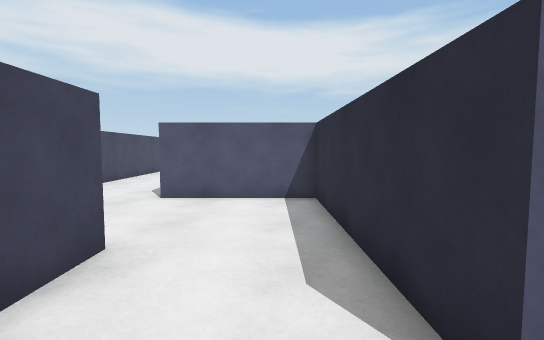
[1] (above)

20 first-person views from a walk through a scene from a Unity 3-D project. The camera is 1.3 m above the floor, tilts 4° down and sees 85° across. The floor is counted in squares, 1 m on a side. Each view is taken from the middle of a square. On the plan, view 1 faces up. The plan holds only what a view shows up to about 14 squares ahead; the rest is blank. The place goes on beyond the plan.

[2]
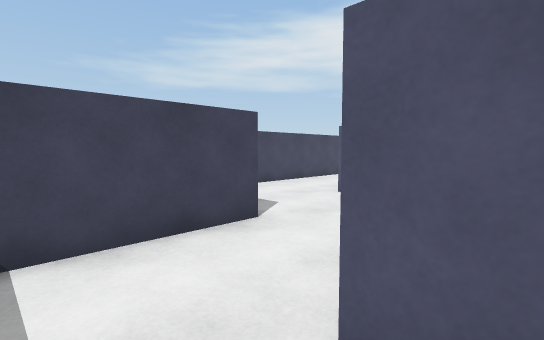

[3]
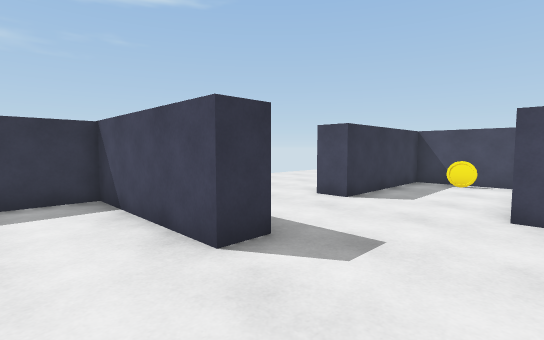

[4]
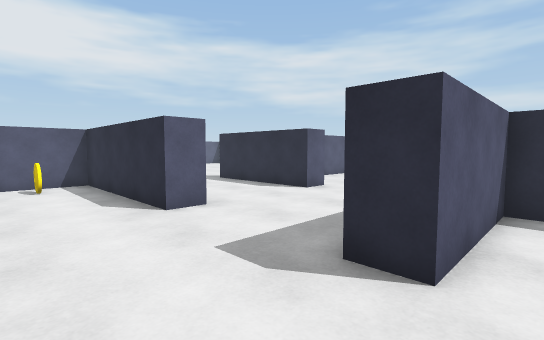

[5]
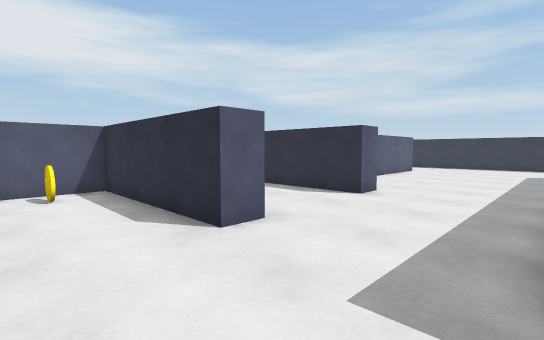

[6]
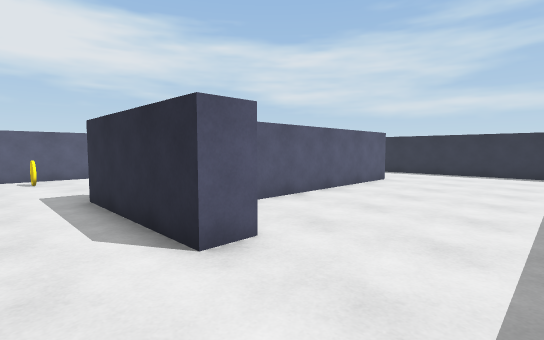

[7]
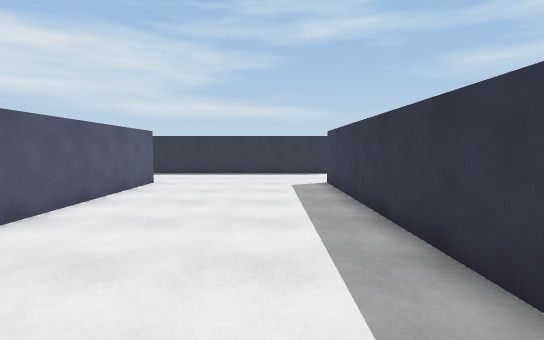

[8]
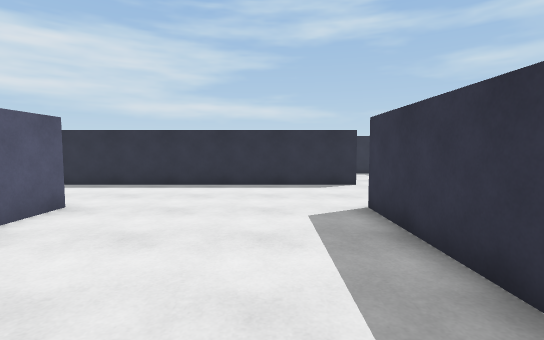

[9]
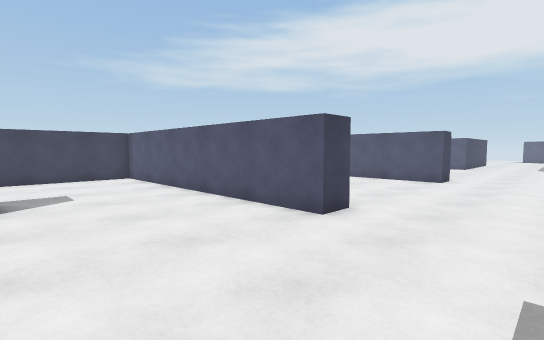

[10]
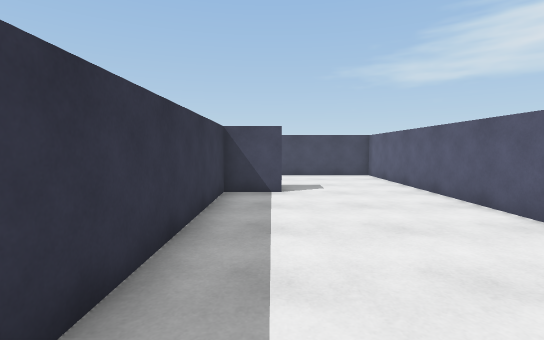

[11]
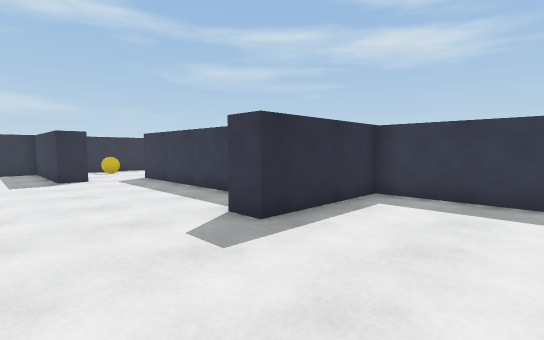

[12]
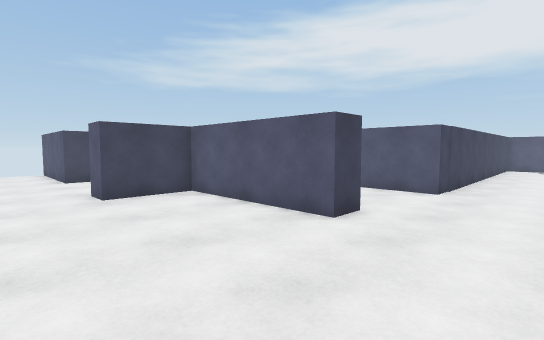

[13]
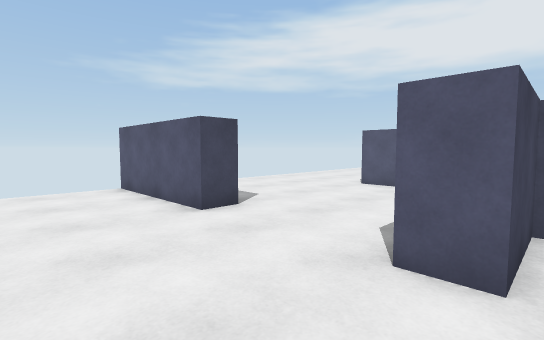

[14]
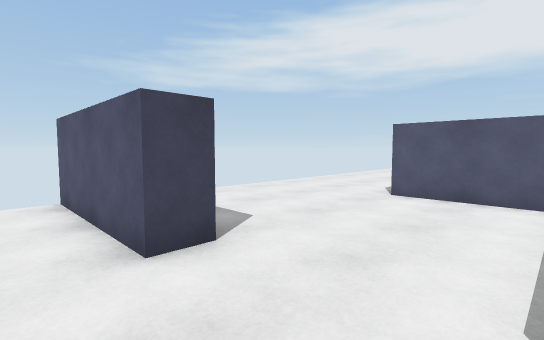

[15]
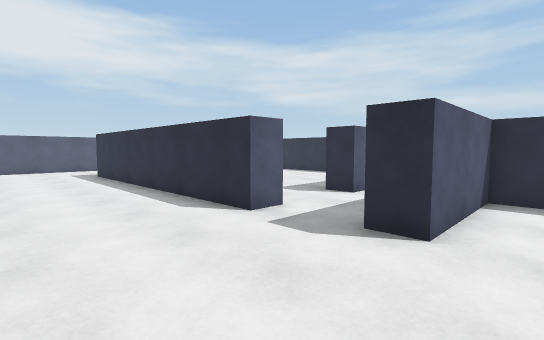

[16]
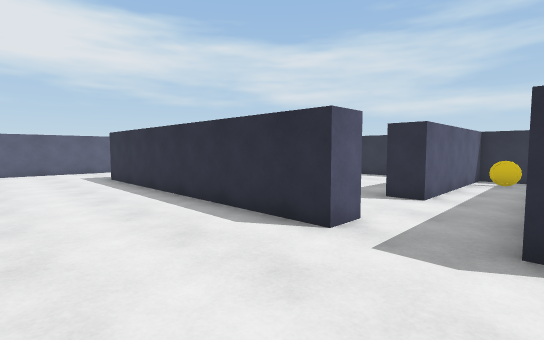

[17]
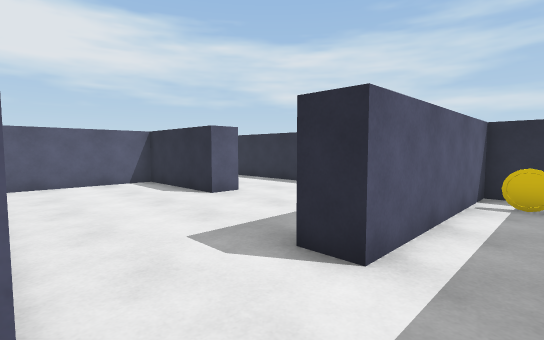

[18]
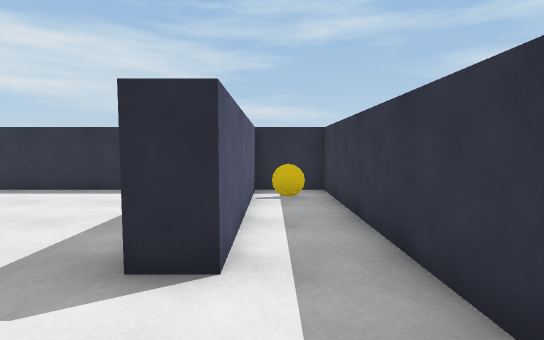

[19]
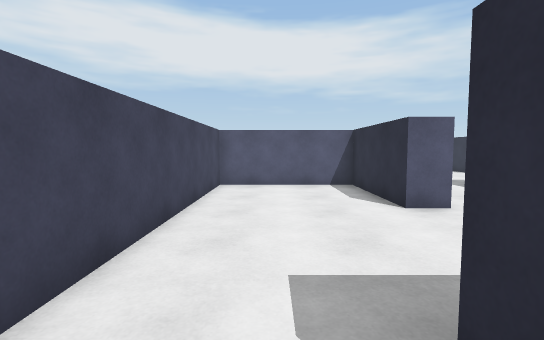

[20]
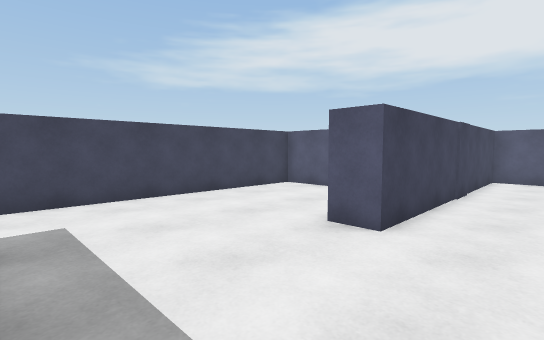

### Floor plan
Points are (right, up) in squares from view 1. A wall is a line through its corners. A room is listed if a view was taken in it or the views show most of it. See-through windows are left out.
Room 1 (view 1)
walls: (-2.2, 1.6) (-2.2, -1.3) (-0.2, -1.3)
ways out: opening at (-0.5, 2.5) to room 2; opening at (1.5, 0.5) to room 2
Room 2 (views 2, 3, 4, 5, 6, 7, 8, 9, 10, 11, 12, 13, 14, 15, 16, 17, 18, 19, 20)
walls: (-2.1, 13) (-3.2, 13) (-3.2, 19.2) (-5.6, 19.2); (-6.5, 14.4) (-6.5, 6.3) (-9.1, 6.3); (-7.5, 13.8) (-7.5, 18.5); (-3.2, 3.8) (-2.2, 3.8) (-2.2, 1.6); (3.2, 8.8) (12.6, 8.8) (12.6, 7.8) (2.2, 7.8) (2.2, 3.5); (3, 13.3) (2, 13.3) (2, 18.4); (-11, 15.6) (-12.1, 15.6); (-12.3, 5.9) (-12.3, 2.8) (-7.1, 2.8) (-7.1, 1.8) (-12.3, 1.8) (-12.3, -0.8) (-13.4, -0.8); (-12, 15.4) (-12, 19.8) (-16.9, 19.8) (-16.9, 11); (-13.3, 5.2) (-13.3, 6.3) (-17.5, 6.3) (-17.5, 7.4); (2, 1.3) (1.2, 1.3) (1.2, 7.8) (-3, 7.8) (-3, 8.9); (-15.2, 7.3) (-7.5, 7.3) (-7.5, 9.5) (-14, 9.5) (-14, 10.6); (-16.9, 9.7) (-17.9, 9.7) (-17.9, 20.9); (3.2, -1.3) (7, -1.3) (7, 3.3) (8, 3.3) (8, 1.5) (16.8, 1.5); (-11, 23.5) (-11, 15.4); (-17.5, 0.5) (-17.5, -0.8) (-22.5, -0.8); (12.6, 16.8) (12.6, 15.6) (5, 15.6); (16.8, 7.9) (16.8, 18.6); (16.6, 3.8) (16.6, 4.8)
ways out: opening at (-0.5, 2.5) to room 1; opening at (1.5, 0.5) to room 1; opening at (16.5, 2.5); opening at (17.5, 6.5)
objects: other object (-9, 9); other object (-5, 18); other object (1, 23)

Where each view was taken, in squares from view 1:
view 1: 0 up, 0 right, facing up
view 2: 0 up, 2 right, facing up-left
view 3: 7 up, 0 right, facing down-left
view 4: 7 up, 6 left, facing up-right
view 5: 9 up, 6 left, facing up-right
view 6: 10 up, 0 right, facing up-right
view 7: 11 up, 1 right, facing right
view 8: 11 up, 6 right, facing right
view 9: 3 up, 16 right, facing up-left
view 10: 3 up, 17 right, facing left
view 11: 7 up, 3 right, facing down-right
view 12: 3 down, 4 left, facing up-left
view 13: 4 down, 12 left, facing up-left
view 14: 2 down, 14 left, facing up-left
view 15: 5 up, 22 left, facing up-right
view 16: 7 up, 22 left, facing up-right
view 17: 8 up, 17 left, facing up-right
view 18: 9 up, 17 left, facing right
view 19: 9 up, 15 left, facing up
view 20: 11 up, 9 left, facing up-left
